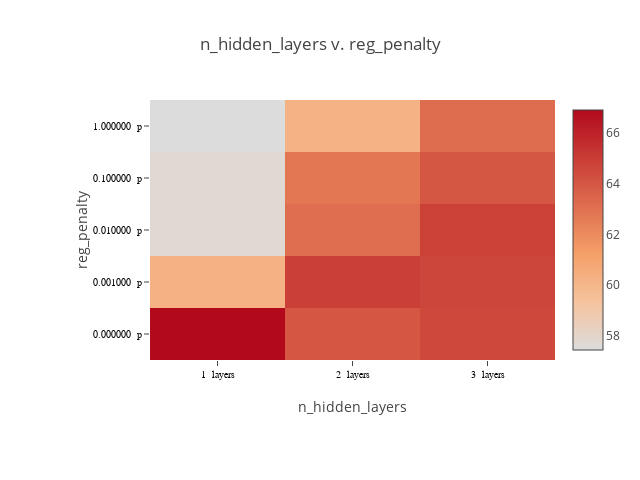

The code cell stored with this chart in its notebook:
### Code cell
plot_matrix(lossframe, "n_hidden_layers", "reg_penalty", x_suffix=" layers", y_suffix=" p")

### Figure 1 — Plotly figure (JSON) as saved in the notebook; plotly's stock layout.template omitted (floating-point values rounded to 4 significant figures)
{"data": [{"colorscale": [[0, "rgb(0,0,255)", [1, "rgb(255,0,0)"]]], "type": "heatmap", "x": ["1  layers", "2  layers", "3  layers"], "y": ["0.000000  p", "0.001000  p", "0.010000  p", "0.100000  p", "1.000000  p"], "z": [[66.92, 64.04, 64.54], [60.28, 64.91, 64.64], [57.73, 63.11, 64.82], [57.72, 62.77, 63.99], [57.42, 60.24, 63.16]]}], "layout": {"height": 480, "margin": {"b": 120, "l": 150, "r": 30, "t": 100}, "title": "n_hidden_layers v. reg_penalty", "width": 640, "xaxis": {"tickfont": {"color": "black", "family": "Arial, sans-serif", "size": 10}, "title": "n_hidden_layers"}, "yaxis": {"tickfont": {"color": "black", "family": "Arial, sans-serif", "size": 10}, "title": "reg_penalty"}}}
